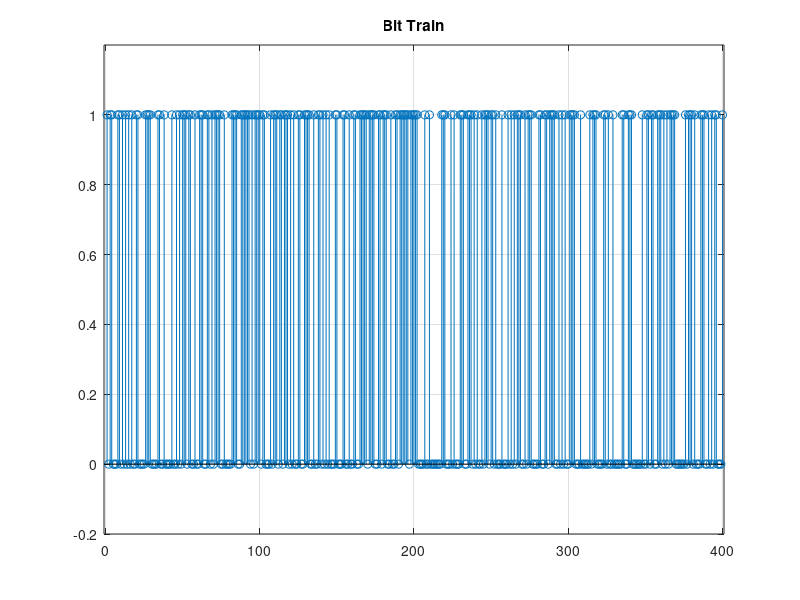

Here is the MATLAB script that generated this plot: (Note: this script raises an error after producing the figure.)
clear;
close all;
clc

%% Telecommunication Systems 1 %%
% EXERCISE 3
% Michailidis Stergios 
% 2020030080

%% PART 1 %%
%% 1)

N = 100;
b = (sign(randn(4*N, 1)) + 1)/2;

figure('Name','Question -1-','NumberTitle','off');
stem(b)
grid on;
axis([-1 401 -0.2 1.2])
title('Bit Train')

%% 2)
[Xi_n,Xq_n] = bits_to_16PSK(b);

figure('Name','Question -2-','NumberTitle','off');
stem(Xi_n,'r')
grid on
title('Mapped symbols (Real part)')
figure('Name','Question -2-','NumberTitle','off');
stem(Xq_n,'k')
grid on
title('Mapped symbols (Imaginary part)')

%% 3)

T = 10^(-2);
over = 10;
Ts = T/over;
Fs = 1/Ts;
A = 2;
a = 0.33;

[phi_t,t] = srrc_pulse(T,over,A,a);

% upsample the symbol trains
Xi_n_delta = (1/Ts) * upsample(Xi_n, over);
Xq_n_delta = (1/Ts) * upsample(Xq_n, over);
x_delta_time=0:Ts:(N)*T-Ts;

% cumpute the convoltuions
X_in = conv(phi_t,Xi_n_delta)*Ts;
X_Qn = conv(phi_t,Xq_n_delta)*Ts;

% new time axis
t_conv = min(t) + min(x_delta_time) : Ts : max(t) + max(x_delta_time);

% plots
figure('Name','Question -3-','NumberTitle','off');
plot(t_conv,X_in,'r')
grid on
xlabel('time')
ylabel('Amplitude of X_i_,_n ⋆ X_i_,_d_e_l_t_a')
title('Output Waveform')
figure('Name','Question -3-','NumberTitle','off');
plot(t_conv,X_Qn,'k')
grid on
xlabel('time')
ylabel('Amplitude of X_Q_,_n ⋆ X_Q_,_d_e_l_t_a')
title('Output Waveform')

% periodograms:
T_total = max(t_conv) - min(t_conv);
Nf = 2048;
F_axis = -Fs/2 : Fs/Nf : Fs/2 - Fs/Nf;

X_in_freq = fftshift(fft(X_in,Nf)*Ts);
X_Qn_freq = fftshift(fft(X_Qn,Nf)*Ts);

P_X_in = ( abs(X_in_freq).^2 ) / T_total;
P_X_Qn = ( abs(X_Qn_freq).^2 ) / T_total;

% plot the periodograms
figure('Name','Question -3-','NumberTitle','off');
plot(F_axis,P_X_in,'r')
grid on
xlabel('frequency')
ylabel('Periodogram of X_i_,_n ⋆ X_i_,_d_e_l_t_a')
title('Output Periodogram')
figure('Name','Question -3-','NumberTitle','off');
plot(F_axis,P_X_Qn,'k')
grid on
xlabel('frequency')
ylabel('Periodogram of X_Q_,_n ⋆ X_Q_,_d_e_l_t_a')
title('Output Periodogram')


%% 4)

F0 = 200;
cosinus_carrier =  2*cos(2*pi*F0*t_conv);
sinus_carrier   = -2*sin(2*pi*F0*t_conv);

X_I_t = X_in*cosinus_carrier;
X_Q_t = X_Qn*sinus_carrier;

% plots
figure('Name','Question -4-','NumberTitle','off');
plot(t_conv,X_I_t,'r')
grid on
xlabel('time')
ylabel('Amplitude of X_I')
title('Output Waveform')
figure('Name','Question -4-','NumberTitle','off');
plot(t_conv,X_Q_t,'k')
grid on
xlabel('time')
ylabel('Amplitude of X_Q')
title('Output Waveform')

% frequency domain
X_I_F = fftshift(fft(X_I_t,Nf)*Ts);
X_Q_F = fftshift(fft(X_Q_t,Nf)*Ts);

P_X_I = ( abs(X_I_F).^2 ) / T_total;
P_X_Q = ( abs(X_Q_F).^2 ) / T_total;

% plot the periodograms
figure('Name','Question -4-','NumberTitle','off');
plot(F_axis,P_X_I,'r')
grid on
xlabel('frequency')
ylabel('Periodogram of X_I')
title('Output Periodogram')
figure('Name','Question -4-','NumberTitle','off');
plot(F_axis,P_X_Q,'k')
grid on
xlabel('frequency')
ylabel('Periodogram of X_Q')
title('Output Periodogram')
